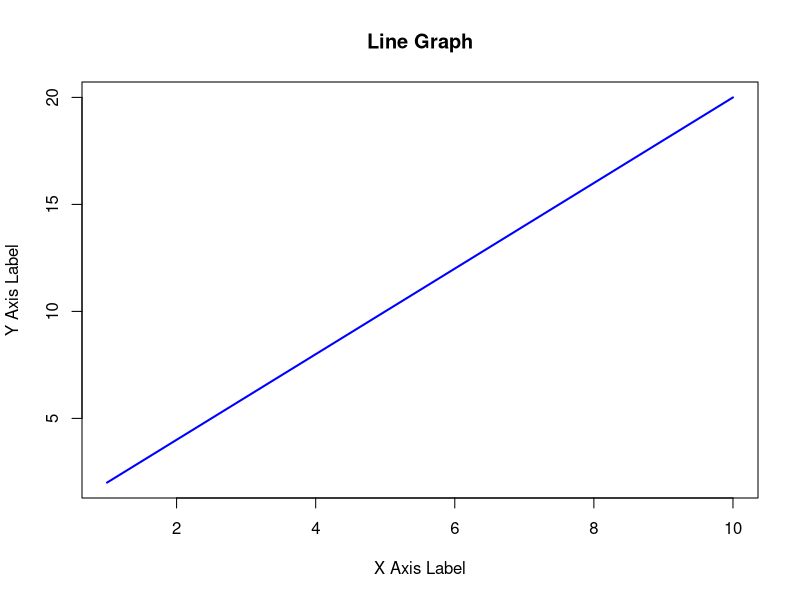

Write the R code that produced this figure.
# How to create a line graph in R?----

# Create two vectors x and y
x <- c(1, 2, 3, 4, 5, 6, 7, 8, 9, 10)

y <- c(2, 4, 6, 8, 10, 12, 14, 16, 18, 20)

# Create the line graph
plot(x, y, type = "l", col = "blue", lwd = 2,
     main = "Line Graph", 
     xlab = "X Axis Label", 
     ylab = "Y Axis Label")
